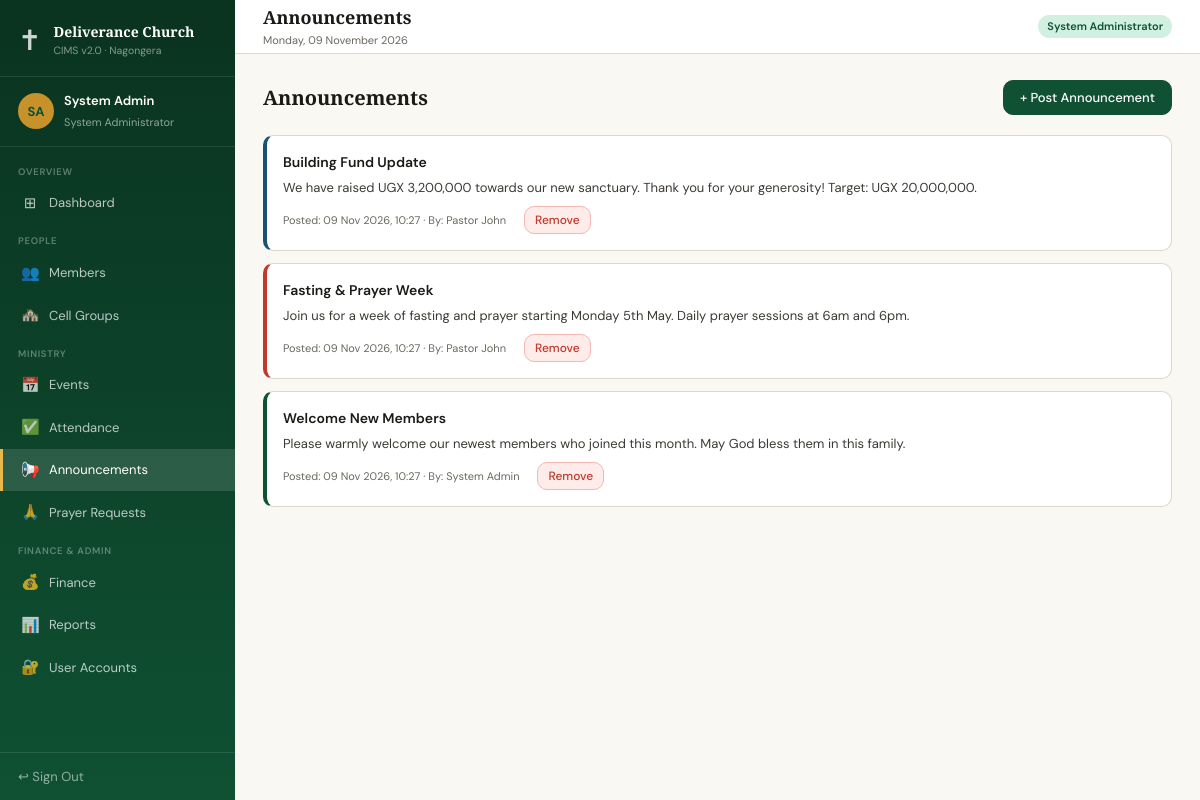
The app's page /pages/announcements.php (signed in) with its own data.
### tables this page shows
CREATE TABLE announcements (
    id INT AUTO_INCREMENT PRIMARY KEY,
    title VARCHAR(200) NOT NULL,
    message TEXT NOT NULL,
    priority ENUM('normal','info','urgent') DEFAULT 'normal',
    posted_by INT,
    created_at TIMESTAMP DEFAULT CURRENT_TIMESTAMP,
    FOREIGN KEY (posted_by) REFERENCES users(id) ON DELETE SET NULL
);

CREATE TABLE users (
    id INT AUTO_INCREMENT PRIMARY KEY,
    full_name VARCHAR(100) NOT NULL,
    username VARCHAR(50) NOT NULL UNIQUE,
    password VARCHAR(255) NOT NULL,
    role ENUM('System Administrator','Finance Officer','Church Leader','Church Member','Event Coordinator') NOT NULL DEFAULT 'Church Member',
    status ENUM('Active','Inactive') NOT NULL DEFAULT 'Active',
    created_at TIMESTAMP DEFAULT CURRENT_TIMESTAMP
);

### includes/auth.php (called while the page is built, shortened)
<?php
function isLoggedIn(): bool {
    return isset($_SESSION['user_id']);
}
function hasRole(array $roles): bool {
    return isLoggedIn() && in_array($_SESSION['role'], $roles, true);
}

### pages/announcements.php (the view, shortened to what this page needs)
<?php
require_once __DIR__ . '/../config/db.php';
require_once __DIR__ . '/../includes/header.php';
$canPost = hasRole(['System Administrator','Church Leader']);
$list = $pdo->query("SELECT a.*, u.full_name as author FROM announcements a LEFT JOIN users u ON a.posted_by=u.id ORDER BY a.created_at DESC")->fetchAll();
?>
<div class="page-header">
  <h3>Announcements</h3>
  <?php if ($canPost): ?><button class="btn btn-primary" onclick="openModal('annModal')">+ Post Announcement</button><?php endif; ?>
</div>
<?php foreach ($list as $a): ?>
  <div class="notice <?= htmlspecialchars($a['priority']) ?>">
    <div class="notice-title"><?= htmlspecialchars($a['title']) ?></div>
    <div class="notice-body"><?= nl2br(htmlspecialchars($a['message'])) ?></div>
    <div class="notice-meta">
      Posted: <?= date('d M Y, H:i', strtotime($a['created_at'])) ?>
      · By: <?= htmlspecialchars($a['author'] ?? 'Admin') ?>
      <?php if ($canPost): ?>
        <form method="POST" style="display:inline" onsubmit="return confirmDelete(this)">
          <button type="submit" class="btn btn-sm btn-danger" style="margin-left:8px">Remove</button>
        </form>
      <?php endif; ?>
    </div>
  </div>
<?php endforeach; ?>
<?php require_once __DIR__ . '/../includes/footer.php'; ?>

### assets/css/style.css (style rules this page uses)
*, *::before, *::after { margin: 0; padding: 0; box-sizing: border-box; }
:root { --forest: #0F5132; --forest-md: #1a7a4a; --forest-lt: #d1f0e0; --gold: #c8922a; --gold-lt: #fef3dc; --gold-md: #e8b84b; --cream: #faf8f3; --sand: #f0ece2; --parchment: #e8e2d5; --ink: #1c1a17; --ink-md: #3d3a35; --ink-lt: #6b6760; --white: #ffffff; --border: #ddd8cc; --red: #c0392b; --red-lt: #fdecea; --blue: #1a5276; --blue-lt: #d6eaf8; --purple: #5b21b6; --purple-lt: #ede9fe; --radius: 10px; --radius-lg: 16px; --shadow: 0 2px 8px rgba(0,0,0,.08); --shadow-md: 0 4px 16px rgba(0,0,0,.12); }
body { font-family: 'DM Sans', sans-serif; background: var(--cream); color: var(--ink); font-size: 14px; line-height: 1.5; }
.btn { display: inline-flex; align-items: center; gap: 6px; padding: 8px 16px; border-radius: var(--radius); border: 1.5px solid var(--border); background: var(--white); cursor: pointer; font-size: 13px; font-weight: 500; color: var(--ink); font-family: 'DM Sans', sans-serif; text-decoration: none; transition: all .15s; }
.btn-primary { background: var(--forest); border-color: var(--forest); color: #fff; }
.btn-danger { background: var(--red-lt); border-color: #f5b7b1; color: var(--red); }
.btn-sm { padding: 5px 10px; font-size: 12px; }
.page-header { display: flex; align-items: center; justify-content: space-between; margin-bottom: 20px; }
.page-header h3 { font-family: 'Playfair Display', serif; font-size: 20px; font-weight: 600; }
.notice { background: var(--white); border: 1px solid var(--border); border-radius: var(--radius); padding: 16px; margin-bottom: 12px; border-left: 4px solid var(--forest); }
.notice.urgent { border-left-color: var(--red); }
.notice.info { border-left-color: var(--blue); }
.notice-title { font-weight: 600; font-size: 14px; color: var(--ink); margin-bottom: 5px; }
.notice-body { font-size: 13px; color: var(--ink-md); line-height: 1.55; }
.notice-meta { font-size: 11px; color: var(--ink-lt); margin-top: 8px; display: flex; align-items: center; gap: 10px; flex-wrap: wrap; }

### records on screen
announcements: title "Building Fund Update", message "We have raised UGX 3,200,000 towards our new sanctuary. Thank you for your generosity! Target: UGX 20,000,000.", created_at "09 Nov 2026, 10:27", posted_by.full_name "Pastor John"
announcements: title "Fasting & Prayer Week", message "Join us for a week of fasting and prayer starting Monday 5th May. Daily prayer sessions at 6am and 6pm.", created_at "09 Nov 2026, 10:27", posted_by.full_name "Pastor John"
announcements: title "Welcome New Members", message "Please warmly welcome our newest members who joined this month. May God bless them in this family.", created_at "09 Nov 2026, 10:27", posted_by.full_name "System Admin"

### other values on screen
$initials "SA"
$user['name'] "System Admin"
$user['role'] "System Administrator"
$item['section'] "OVERVIEW"
$item['icon'] "⊞"
$item['label'] "Dashboard"
$item['section'] "PEOPLE"
$item['icon'] "👥"
$item['label'] "Members"
$item['icon'] "🏘️"
$item['label'] "Cell Groups"
$item['section'] "MINISTRY"
$item['icon'] "📅"
$item['label'] "Events"
$item['icon'] "✅"
